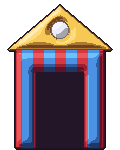
#> input picture assets/arena/secret_curtain.png, 120 x 150 px
$ python -i make_achievement_icons.py   (imports and definitions only)
#> lines starting #> are read from the running program, lines starting #| are printed output that depends on the picture
#> further down, picture is the input picture: PIL image 120x150 RGBA; mean R, G, B, A 68.2, 52.6, 59.8, 165.9
"""Steam achievement icons (docs/STEAM.md §2.2), made from the game's own art.

Each achievement gets a 256x256 rosette badge (a scalloped circus rosette in its
group's colour) with a picture in the middle: the boss's face for WORLD n
TAMED, the weapon for (weapon) CHAMP, a clown, a number or a prop for the
rest. Steam also wants a greyed icon for one not yet earned: the same badge,
desaturated and darkened.

The list is read from scripts/Platform/Achievements.cs, so a new achievement
gets an icon (a plain star until it is given a picture here).
Writes store/achievements/<id>.png and <id>_locked.png.
Run: python tools/make_achievement_icons.py
"""
import json
import math
import os
import re
import sys

from PIL import Image, ImageDraw, ImageEnhance, ImageFilter, ImageFont, ImageOps

ROOT = os.path.join(os.path.dirname(os.path.abspath(__file__)), "..")
sys.path.insert(0, os.path.dirname(os.path.abspath(__file__)))
OUT = os.path.join(ROOT, "store", "achievements")
FONT = os.path.join(ROOT, "assets", "fonts", "LuckiestGuy-Regular.ttf")
S = 256
INK = (26, 12, 32, 255)

WEAPONS = ["mallet", "hammer", "seltzer", "pie", "pins", "slapstick", "popgun", "balloonsword"]
SPIN = {"balloonsword": "balloon"}
BOSSES = ["bertie", "ballrider", "trainer", "clowncar", "elastic", "trapeze_a", "fireeater", "tot", "strongman", "ringmaster"]


# [41 lines left out: functions achievement_ids, sheet_frame, boss_face, not called in this run]


def weapon(kind):
    name = SPIN.get(kind, kind)
    return sheet_frame(os.path.join(ROOT, "assets", "sprites", f"{name}_spin_hd.png"), "mallet_spin", 1)


def clown(name, clip="victory"):
    return sheet_frame(os.path.join(ROOT, "assets", "sprites", f"{name}_hd.png"), clip)


def portrait(name):
    im = Image.open(os.path.join(ROOT, "assets", "sprites", f"portrait_{name}.png")).convert("RGBA")
    return im.crop(im.getbbox())


# [99 lines left out: functions file_art, number, star, pair, picture, badge, not called in this run]


def locked(im):
    rgb = ImageOps.grayscale(im.convert("RGB")).convert("RGB")
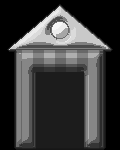
#> rgb: PIL image 120x150 RGB; min 0, max 248, mean 58.1
    rgb = ImageEnhance.Brightness(rgb).enhance(0.55)
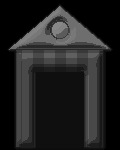
#> rgb: PIL image 120x150 RGB; min 0, max 136, mean 31.7
    out = rgb.convert("RGBA")
    out.putalpha(im.getchannel("A"))
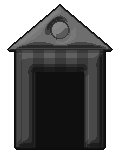
#> out: PIL image 120x150 RGBA; mean R, G, B, A 31.7, 31.7, 31.7, 165.9; transparent parts drawn white
    return out


# [16 lines left out: function main, not called in this run]


# [2 lines not run here, left out]

>>> from PIL import Image
>>> picture = Image.open('../assets/arena/secret_curtain.png')
>>> result = locked(picture)
